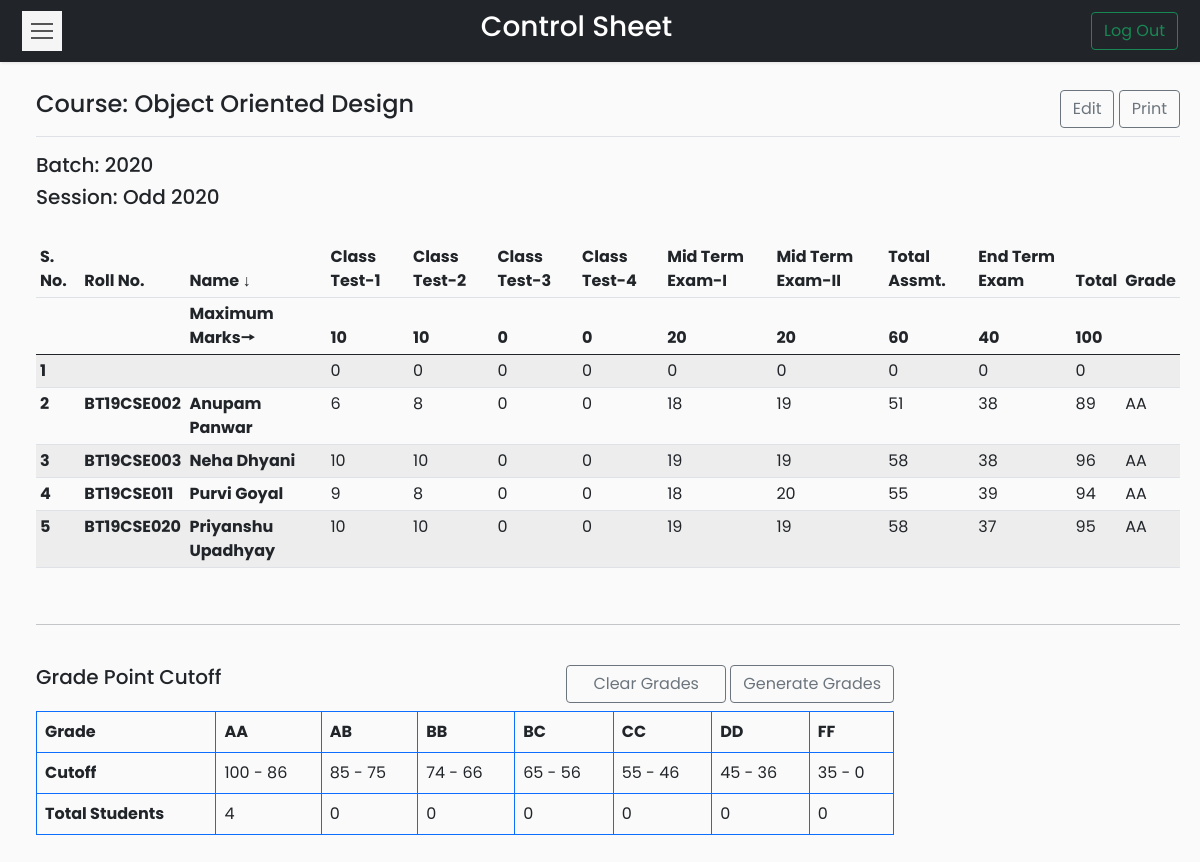
/Codes/coursetable.php?course=CSL-253 (signed in), run on an earlier commit of the app's database.
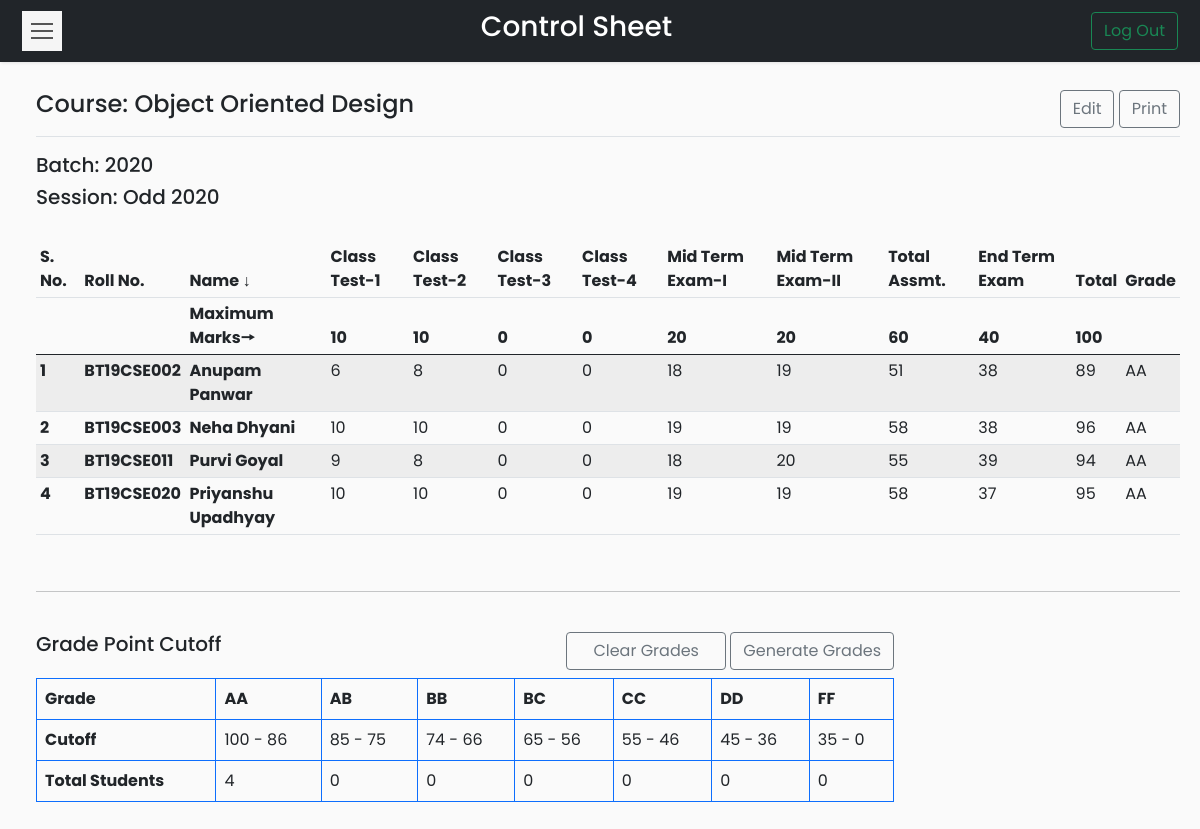
And on a later commit of the database.
### tables this page shows
CREATE TABLE `courses` (
  `id` int(11) NOT NULL,
  `course_name` varchar(50) NOT NULL,
  `course_code` varchar(20) NOT NULL,
  `batch` varchar(20) NOT NULL,
  `semester` varchar(20) NOT NULL,
  `mct1` int(11) NOT NULL,
  `mct2` int(11) NOT NULL,
  `mct3` int(11) NOT NULL,
  `mct4` int(11) NOT NULL,
  `mmt1` int(11) NOT NULL,
  `mmt2` int(11) NOT NULL,
  `mta` int(11) NOT NULL,
  `met` int(11) NOT NULL,
  `mt` int(11) NOT NULL,
  `flag` tinyint(1) DEFAULT 0,
  `type` varchar(5) DEFAULT NULL
);

CREATE TABLE `controlsheet` (
  `course_code` varchar(20) NOT NULL,
  `roll_no` varchar(20) NOT NULL,
  `name` varchar(20) NOT NULL,
  `class_test_1` int(11) NOT NULL,
  `class_test_2` int(11) NOT NULL,
  `class_test_3` int(11) NOT NULL,
  `class_test_4` int(11) NOT NULL,
  `mid_term_1` int(11) NOT NULL,
  `mid_term_2` int(11) NOT NULL,
  `total_assessment` int(11) NOT NULL,
  `end_term` int(11) NOT NULL,
  `total_marks` int(11) NOT NULL,
  `grade` varchar(5) DEFAULT NULL
);

CREATE TABLE `gradewindow` (
  `course_code` varchar(20) NOT NULL,
  `grade` varchar(5) NOT NULL,
  `lower_cutoff` float NOT NULL,
  `upper_cutoff` float NOT NULL,
  `no_of_students` int(11) DEFAULT NULL
);

### Codes/coursetable.php (the view, shortened to what this page needs)
<?php
if (isset($_SESSION['id'])) {
?>
    <!DOCTYPE html>
    <html>
    <head>
        <link rel="stylesheet" href="css/bootstrap.min.css">
        <link rel="stylesheet" href="css/custom.css">
        <?php
        require_once __DIR__ . '/connection/connect.php';
        if (isset($_GET['course'])) {
            $cd = $_GET['course'];
        } else {
            header('Location: dashboard.php?error=ERROR OCCURRED');
            exit();
        }
        ?>
    </head>
    <body>
        <nav class="navbar navbar-light bg-dark">
            <div class="container-fluid">
                <button type="button" id="sidebarCollapse" class="navbar-btn">
                    <span></span>
                    <span></span>
                    <span></span>
                </button>
                <span class="text-white h3">Control Sheet</span>
                <form class="d-flex">
                    <a href="logout.php">
                        <button class="btn btn-outline-success" type="button">Log Out</button>
                    </a>
                </form>
            </div>
        </nav>
        <div class="wrapper">
            <div id="content">
                <?php
                $sql = "SELECT course_name, semester, batch FROM courses WHERE course_code='$cd'";
                $result = $conn->query($sql);
                $row = $result->fetch_assoc();
                $cn = $row['course_name'];
                ?>
                <main class="col-md-auto ms-sm-3 col-lg-auto px-md-auto" id="printableTable">
                    <div class="d-flex justify-content-between flex-wrap flex-md-nowrap align-items-center pt-2 pb-2 mb-3 border-bottom btn-toolbar mb-3" role="toolbar" aria-label="Toolbar with button groups">
                        <h4 class="h4"><?php echo "Course: " . $cn ?></h4>
                        <div class="d-grid gap-2 d-md-block" role="group" aria-label="First group">
                            <a type="button" class="btn btn-outline-secondary" href=<?php
                                                                                    if ($_SESSION['name'] == 'Admin') {
                                                                                        echo "edit_admin.php?course=" . $cd;
                                                                                    } else {
                                                                                        echo "edit.php?course=" . $cd;
                                                                                    } ?>>Edit</a>
                            <a type="button" class="btn btn-outline-secondary" target="_blank" href="print.php?course=<?php echo $cd ?>">Print</a>
                        </div>
                    </div>
                    <h5>Batch: <?php echo $row['batch']; ?></h5>
                    <h5>Session: <?php echo $row['semester']; ?></h5>
                    <br>
                    <div class="table-responsive">
                        <table class="table table-striped table-sm">
                            <thead>
                                <tr>
                                    <th>S. No.</th>
                                    <th>Roll No.</th>
                                    <th>Name ↓</th>
                                    <th>Class Test-1</th>
                                    <th>Class Test-2</th>
                                    <th>Class Test-3</th>
                                    <th>Class Test-4</th>
                                    <th>Mid Term Exam-I</th>
                                    <th>Mid Term Exam-II</th>
                                    <th>Total Assmt.</th>
                                    <th>End Term Exam</th>
                                    <th>Total</th>
                                    <th>Grade</th>
                                </tr>
                                <tr>
                                    <th></th>
                                    <th></th>
                                    <?php
                                    $sql = "SELECT * FROM courses WHERE course_code='$cd'";
                                    $result = $conn->query($sql);
                                    if ($row = $result->fetch_assoc()) {
                                    ?>
                                        <th>Maximum Marks🠖</th>
                                        <th><?php echo $row['mct1']; ?></th>
                                        <th><?php echo $row['mct2']; ?></th>
                                        <th><?php echo $row['mct3']; ?></th>
                                        <th><?php echo $row['mct4']; ?></th>
                                        <th><?php echo $row['mmt1']; ?></th>
                                        <th><?php echo $row['mmt2']; ?></th>
                                        <th><?php echo $row['mta']; ?></th>
                                        <th><?php echo $row['met']; ?></th>
                                        <th><?php echo $row['mt']; ?></th>
                                        <th></th>
                                    <?php } ?>
                                </tr>
                            </thead>
                            <tbody>
                                <?php
                                $sql = "SELECT * FROM controlsheet WHERE course_code='$cd'";
                                $result = $conn->query($sql);
                                $i = 1;
                                while ($row = $result->fetch_assoc()) { ?>
                                    <tr>
                                        <td><strong><?php echo $i++; ?></strong></td>
                                        <td><strong><?php echo $row['roll_no']; ?></strong></td>
                                        <td><strong><?php echo $row['name']; ?></strong></td>
                                        <td><?php echo $row['class_test_1']; ?></td>
                                        <td><?php echo $row['class_test_2']; ?></td>
                                        <td><?php echo $row['class_test_3']; ?></td>
                                        <td><?php echo $row['class_test_4']; ?></td>
                                        <td><?php echo $row['mid_term_1']; ?></td>
                                        <td><?php echo $row['mid_term_2']; ?></td>
                                        <td><?php echo $row['total_assessment']; ?></td>
                                        <td><?php echo $row['end_term']; ?></td>
                                        <td><?php echo $row['total_marks']; ?></td>
                                        <td><?php echo $row['grade']; ?></td>
                                    </tr>
                                <?php } ?>
                            </tbody>
                        </table>
                    </div>
                    <br>
                    <hr>
                    <br>
                    <div class="table-responsive grade">
                        <div class="sameline grades">
                            <div class="text-start h5">Grade Point Cutoff</div>
                            <div>
                                <a class="btn btn-outline-secondary mb-2" style="padding-right: 1.63rem; padding-left:1.63rem" href="clear.php?course=<?php echo $cd ?>">Clear Grades</a>
                                <a class="btn btn-outline-secondary mb-2" href="generate.php?course=<?php echo $cd ?>">Generate Grades</a>
                            </div>
                        </div>
                        <table class="table table-bordered border-primary grades">
                            <thead>
                                <tr>
                                    <td><strong>Grade</strong></td>
                                    <?php
                                    $sql = "SELECT grade FROM gradewindow WHERE course_code='$cd' ORDER BY grade";
                                    $result = $conn->query($sql);
                                    while ($row = $result->fetch_assoc()) {
                                    ?>
                                        <td><strong><?php echo $row['grade'];
                                                } ?></strong></td>
                                </tr>
                            </thead>
                            <tbody>
                                <tr>
                                    <td scope="row"><strong>Cutoff</strong></td>
                                    <?php
                                    $sql = "SELECT grade,lower_cutoff,upper_cutoff FROM gradewindow WHERE course_code='$cd' ORDER BY grade";
                                    $result = $conn->query($sql);
                                    while ($row = $result->fetch_assoc()) {
                                    ?>
                                        <td scope="row"><?php echo $row['upper_cutoff']; ?> - <?php echo $row['lower_cutoff']; ?></td>
                                    <?php } ?>
                                </tr>
                                <tr>
                                    <td><strong>Total Students</strong></td>
                                    <?php
                                    $sql = "SELECT grade,no_of_students FROM gradewindow WHERE course_code='$cd' ORDER BY grade";
                                    $result = $conn->query($sql);
                                    while ($row = $result->fetch_assoc()) {
                                    ?>
                                        <td scope="row"><?php echo $row['no_of_students']; ?></td>
                                    <?php } ?>
                                </tr>
                            </tbody>
                        </table>
                    </div>
                </main>
            </div>
        </div>
    <?php
} else {
    header('Location: index.php?error=INVALID REQUEST');
    exit();
}
    ?>
    </body>
    </html>

### Codes/css/custom.css (style rules this page uses)
body { font-family: "Poppins", sans-serif; background: #fafafa; max-height: 100vh !important; overflow-y: scroll; }
a, a:hover, a:focus { color: inherit; text-decoration: none; transition: all 0.3s; }
.navbar { padding: 10px 10px; background: #fff; border: none; border-radius: 5; margin-bottom: 0px; box-shadow: 1px 1px 3px rgba(0, 0, 0, 0.1); }
.navbar-btn { box-shadow: none; outline: none !important; border: none; }
.wrapper { display: flex; width: 100%; align-items: stretch; perspective: 1500px; height: 100%; overflow-y: hidden; }
.grades { width: 75%; }
.sameline { display: flex; justify-content: space-between; }
#content { width: 100%; min-height: 93vh; padding: 20px; transition: all 0.3s; }
#sidebarCollapse { width: 40px; height: 40px; background: #f5f5f5; cursor: pointer; }
#sidebarCollapse span { width: 80%; height: 2px; margin: 0 auto; display: block; background: #555; transition: all 0.8s cubic-bezier(0.81, -0.33, 0.345, 1.375); transition-delay: 0.2s; }
#sidebarCollapse span:first-of-type { transform: rotate(45deg) translate(2px, 2px); }
#sidebarCollapse span:nth-of-type(2) { opacity: 0; }
#sidebarCollapse span:last-of-type { transform: rotate(-45deg) translate(1px, -1px); }
@media (max-width: 10000px) { #sidebarCollapse span:first-of-type, #sidebarCollapse span:nth-of-type(2), #sidebarCollapse span:last-of-type { transform: none; opacity: 1; margin: 5px auto; } }

What changed in the data, as far as the page shows it:
removed controlsheet: class_test_1 "0", class_test_2 "0", class_test_3 "0", class_test_4 "0", mid_term_1 "0", mid_term_2 "0", total_assessment "0", end_term "0", total_marks "0"
